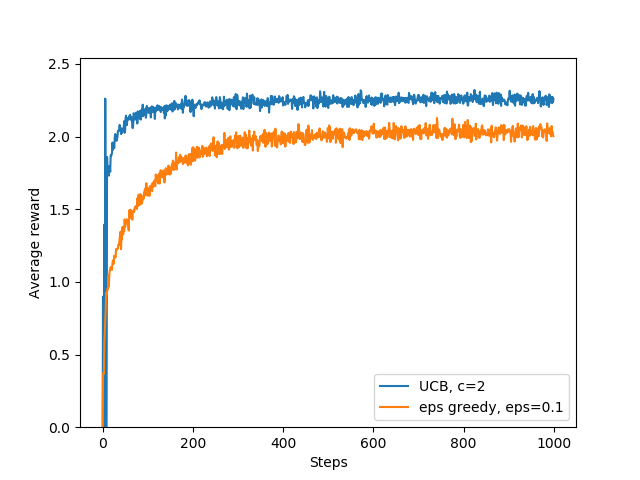

Source code (Python):
import numpy as np
import matplotlib.pyplot as plt
from bandit_env import BanditEnv
from ucb_actor import UcbActor
from eps_greedy_actor import EpsGreedyActor


runs = 2000
steps = 1000
num_actions = 10
c = 2
eps = 0.1
alpha = 0.1

env = BanditEnv(num_actions)
reward_hist_ucb = np.zeros(steps)
reward_hist_eps = np.zeros(steps)

for run in range(runs):
    ucb_actor = UcbActor(env, c, alpha=alpha)
    rewards, correct_actions = ucb_actor.run(steps)
    reward_hist_ucb += (rewards - reward_hist_ucb)/(run+1)

    eps_actor = EpsGreedyActor(env, eps, alpha=alpha)
    rewards, correct_actions = eps_actor.run(steps)
    reward_hist_eps += (rewards - reward_hist_eps)/(run+1)

plt.plot(range(steps), reward_hist_ucb, label="UCB, c="+str(c))
plt.plot(range(steps), reward_hist_eps, label="eps greedy, eps="+str(eps))
plt.ylim(0, plt.ylim()[1])
plt.ylabel("Average reward")
plt.xlabel("Steps")

plt.legend()
plt.show()
